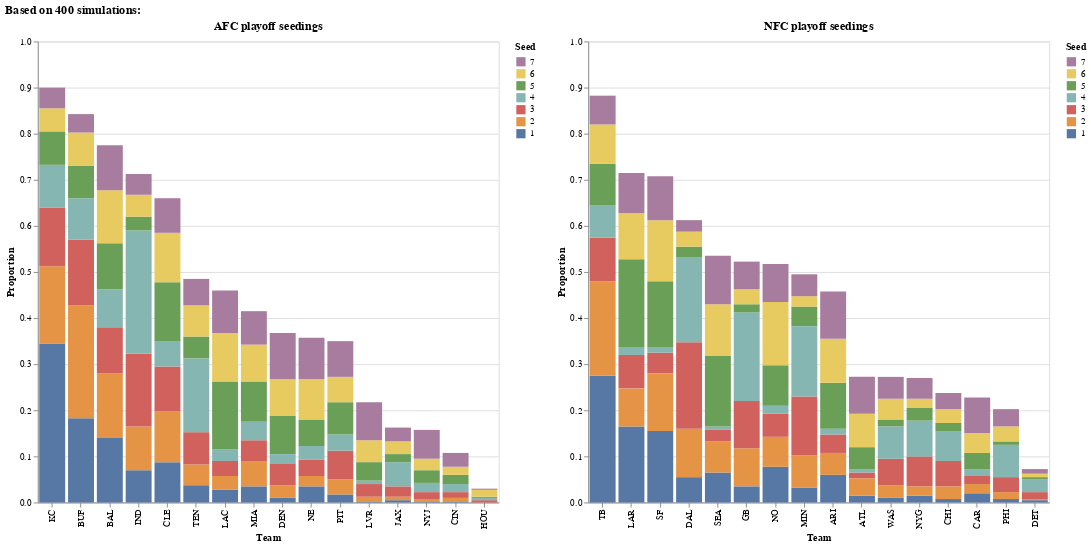

The notebook cell this image was saved under:
### Markdown cell above
The point of making that playoff_dict dictionary was so that it can be used as an input to the make_playoff_charts function.

### Code cell
make_playoff_charts(playoff_dict)
